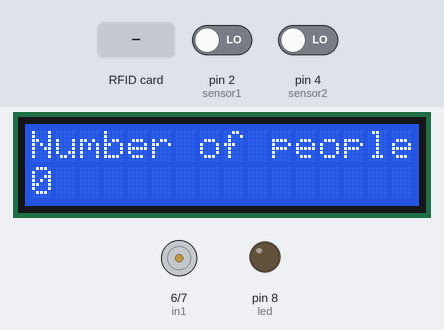
The sketch below on a simulated Arduino Uno, built with avr-gcc and run on an emulated ATmega328P. Shown: 16×2 character LCD, motor-driver pin pairs drawn as motors (green arrow = first pin HIGH = forward, orange = second pin HIGH = backward, longer = more drive, scaled by the enable pin), output pins drawn as LEDs (lit = HIGH). Inputs (shaded band) come from the test bench; at power-on: pin 4 (sensor2) LOW, pin 2 (sensor1) LOW. Pins used as bus, display or sensor lines are not drawn; what the sketch prints to the serial monitor is not drawn.

Above: at 1.3 s.
1.4 s: pin 4 (sensor2) driven HIGH
At 3.6 s:
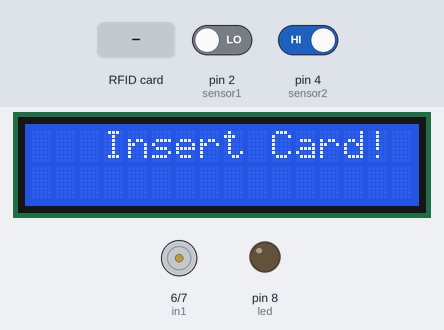
4.9 s: RFID card 53 35 A9 5D held to the reader
At 8.2 s:
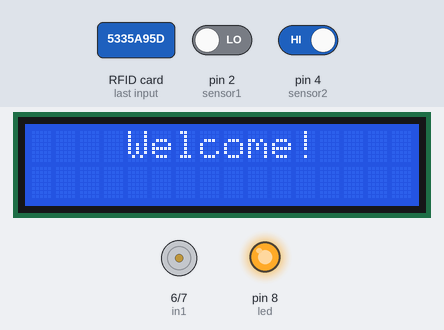
12.1 s: pin 4 (sensor2) driven LOW
19.3 s: pin 2 (sensor1) driven HIGH
At 26.3 s:
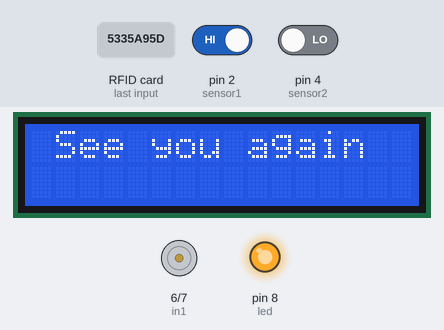
26.5 s: pin 4 (sensor2) driven HIGH
At 31.8 s:
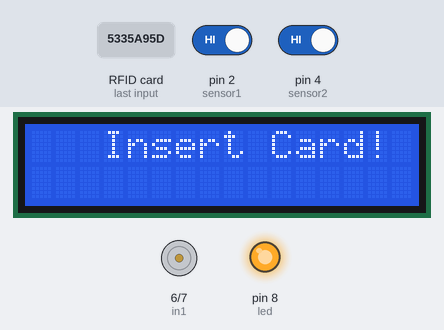
32.1 s: RFID card 5E 7A 19 C4 held to the reader
At 34.8 s:
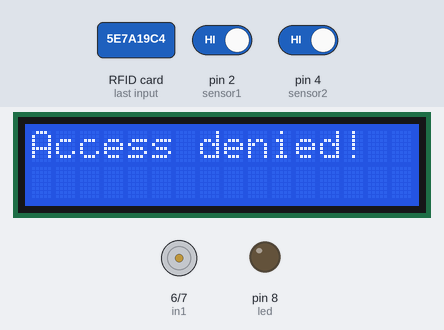
Timing chart, 0 to 36.3 s (numbered marks = the images above; inputs shaded):
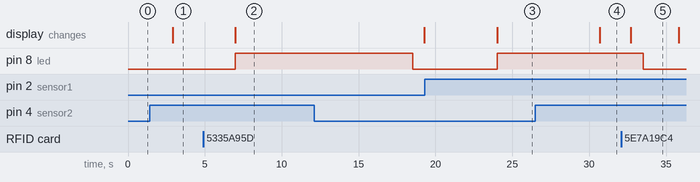

Measured:
- after the input at 1.4 s, the display: changes after 1.5 s (image 1)
- after the input at 4.9 s, pin 8 (led): LOW → HIGH after 2.1 s; the display: changes after 2.1 s (image 2)
- after the input at 19.3 s, pin 8 (led): LOW → HIGH after 4.7 s; the display: changes after 4.7 s (image 3)
- after the input at 26.5 s, the display: changes after 4.2 s (image 4)
- after the input at 32.1 s, pin 8 (led): HIGH → LOW after 1.4 s; the display: changes after 0.62 s (image 5)

The sketch:

autodoor.ino
```cpp
#include <SPI.h>
#include <MFRC522.h>
#include <Wire.h>;
#include <LiquidCrystal_I2C.h>;
LiquidCrystal_I2C lcd(0x27,16,2);
int led = 8 ;                // the pin that the LED is atteched to
int sensor1 = 2;              // the pin that the sensor1 is atteched to
int state1 = LOW;             // by default, no motion detected
int val1 = 0;

int maxspeed = 190;
int sensor2 = 4;              // the pin that the sensor is atteched to
int state2 = LOW;             // by default, no motion detected
int val2 = 0;


int enA = 5;
int in1 = 6;
int in2 = 7;

#define SS_PIN 10
#define RST_PIN 9
MFRC522 mfrc522(SS_PIN, RST_PIN);   // Create MFRC522 instance.
int Number_of_people = 0;

void setup()
{

  // Set all the motor control pins to outputs
	pinMode(enA, OUTPUT);
	pinMode(in1, OUTPUT);
	pinMode(in2, OUTPUT);

	// Turn off motors - Initial state
	digitalWrite(in1, LOW);
	digitalWrite(in2, LOW);


  pinMode(led, OUTPUT);      // initalize LED as an output
  pinMode(sensor1, INPUT);
  pinMode(sensor2, INPUT);
  Serial.begin(9600);   // Initiate a serial communication
  SPI.begin();      // Initiate  SPI bus
  mfrc522.PCD_Init();   // Initiate MFRC522
  Serial.println("Approximate your card to the reader...");
  Serial.println();

  lcd.init();       //initalize LCD
  lcd.backlight();

}
void loop()
{
  lcd.setCursor(0,0);
  lcd.print("Number of people in the room is: ");
  lcd.setCursor(0,8);
  lcd.print(Number_of_people);
  val2 = digitalRead(sensor2);   // read sensor value
  val1 = digitalRead(sensor1);   // read sensor1 value
  Serial.print("Sensor 1: ");
  Serial.println(val2);
  Serial.print("Sensor 2: ");
  Serial.println(val1);
  if (val2 == HIGH) {           // check if the sensor is HIGH
    //digitalWrite(led, HIGH);   // turn LED ON
   // delay 100 milliseconds

  lcd.clear();
  lcd.setCursor(3,0);
  lcd.print("Insert Card!");
  delay(2000);
  // Look for new cards
  if ( ! mfrc522.PICC_IsNewCardPresent())
  {
    return;
  }
  // Select one of the cards
  if ( ! mfrc522.PICC_ReadCardSerial())
  {
    return;
  }
  //Show UID on serial monitor
  Serial.print("UID tag :");
  String content= "";
  byte letter;
  for (byte i = 0; i < mfrc522.uid.size; i++)
  {
     Serial.print(mfrc522.uid.uidByte[i] < 0x10 ? " 0" : " ");
     Serial.print(mfrc522.uid.uidByte[i], HEX);
     content.concat(String(mfrc522.uid.uidByte[i] < 0x10 ? " 0" : " "));
     content.concat(String(mfrc522.uid.uidByte[i], HEX));
  }
  Serial.println();
  Serial.print("Message : ");
  content.toUpperCase();
  if ((content.substring(1) == "53 35 A9 5D" || content.substring(1) == "83 CB 08 98") && val2 == HIGH) //change here the UID of the card/cards that you want to give access
  {
    Number_of_people += 1;
    lcd.clear();
    lcd.setCursor(4,0);
    lcd.print("Welcome!");
    digitalWrite(led, HIGH);
    directionControl();
	  delay(1000);
	  speedControl();
	  delay(1000);
    Serial.println("Welcome!");
    Serial.println();
    delay(3000);
  }
  else{
      lcd.clear();
      lcd.setCursor(0,0);
      lcd.print("Access denied!");
      Serial.println(" Access denied");
      delay(800);
  }
  if (state2 == LOW) {
      Serial.println("Motion2 detected!");
      state2 = HIGH;       // update variable state to HIGH
    }
    else {
        digitalWrite(led, LOW); // turn LED OFF
        delay(200);             // delay 200 milliseconds

        if (state2 == HIGH){
          Serial.println("Motion2 stopped!");
          state2 = LOW;       // update variable state to LOW
      }
      delay(50);
    }
  }
  delay(2000);
  if (val1 == HIGH) {           // check if the sensor1 is HIGH
    if(Number_of_people<=0){
      Number_of_people = 0;
    }
    else
    {
      Number_of_people -= 1;
      lcd.clear();
      lcd.setCursor(1,0);
      lcd.print("See you again");
      digitalWrite(led, HIGH);
        // turn LED ON
      delay(1000);                // delay 100 milliseconds
      directionControl();
      delay(1000);
      speedControl();
      delay(100);
    }
    if (state1 == LOW) {
      Serial.println("Motion1 detected!");
      state1 = HIGH;       // update variable state1 to HIGH
    }
  }
  else {
      digitalWrite(led, LOW); // turn LED OFF
      delay(200);             // delay 200 milliseconds

      if (state1 == HIGH){
        Serial.println("Motion1 stopped!");
        state1 = LOW;       // update variable state1 to LOW
    }
    delay(500);
  }


 //else   {
   // lcd.clear();
    //lcd.setCursor(3,0);
    //lcd.print("Access denied!");
    //Serial.println(" Access denied");
    //delay(3000);
  //}
}
void directionControl() {
	// Set motors to maximum speed
	// For PWM maximum possible values are 0 to 255

	// Turn on motor A & B
  for (int i = 0;i<maxspeed;i++){
    analogWrite(enA, i);
    digitalWrite(in1, LOW);
	  digitalWrite(in2, HIGH);
    delay(2);
  }
  for (int i = maxspeed;i>=0;i--){
    analogWrite(enA, i);
    digitalWrite(in1, LOW);
	  digitalWrite(in2, HIGH);
    delay(2);
  }
	digitalWrite(in1, LOW);
	digitalWrite(in2, LOW);
  delay(3000);
	// Now change motor directions
  for (int i = 0;i<maxspeed;i++){
    analogWrite(enA, i);
    digitalWrite(in1, HIGH);
	  digitalWrite(in2, LOW);
    delay(2);
  }
	for (int i = maxspeed;i>=0;i--){
    analogWrite(enA, i);
    digitalWrite(in1, HIGH);
	  digitalWrite(in2, LOW);
    delay(2);
  }
	// Turn off motors
	digitalWrite(in1, LOW);
	digitalWrite(in2, LOW);
}

// This function lets you control speed of the motors
void speedControl() {
	// Turn on motors
	digitalWrite(in1, LOW);
	digitalWrite(in2, HIGH);


  digitalWrite(in1, LOW);
	digitalWrite(in2, LOW);
}
```
